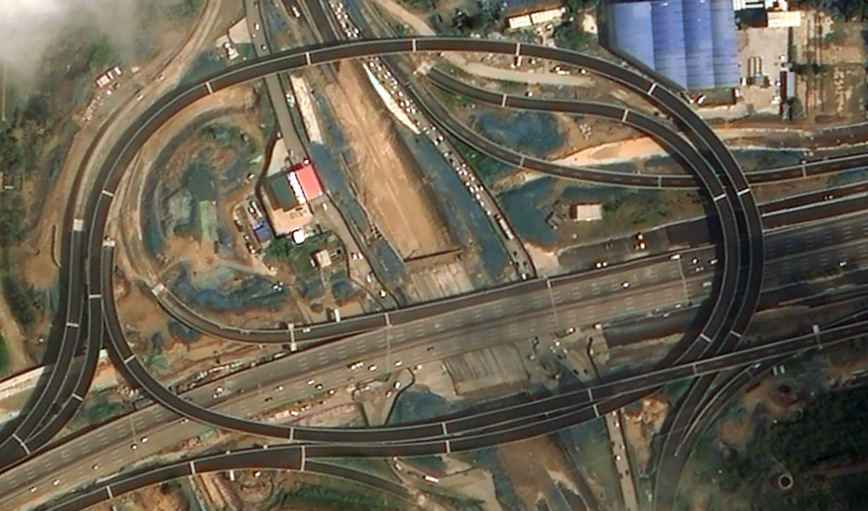
%> input picture zhengz4a.tif, 868 x 511 px
$ octave main_Sobel_AMR_WT.m   (GNU Octave 9; MATLAB toolbox functions it lacks are replaced by stand-ins)
%> lines starting %> are read from the running program, lines starting %| are printed output that depends on the picture
### normalized.m
function g=normalized(a)
if length(size(a))<3
    g=g_normalized(a);
else
   f1=a(:,:,1);f2=a(:,:,2);f3=a(:,:,3);
   ff1=g_normalized(f1);ff2=g_normalized(f2);ff3=g_normalized(f3);
   g=cat(3,ff1,ff2,ff3);
end

function g=g_normalized(a)
a=double(a);
a_min=min(a(:));
g=a-a_min;
g_max=max(g(:));
g=g/g_max;


### sgrad_edge.m
function grad_f=sgrad_edge(f)
f=double(f);
h=fspecial('sobel');
gs=imfilter(double(f),h);
gs2=imfilter(double(f),h');
grad_f=normalized(sqrt(gs.^2+gs2.^2));

### w_recons_CO.m
%分水岭变换过程函数，从形态学梯度重构开始
function fobrcbr=w_recons_CO(f,se)
fe=imerode(f,se);
fobr=imreconstruct(fe,f);
fobrc=imcomplement(fobr);
fobrce=imerode(fobrc,se);
fobrcbr=imcomplement(imreconstruct(fobrce,fobrc));

### w_recons_adaptive.m
%% Adaptive morphological reconstruction (AMR) for gradient images
%这里修改相应参数
% L_seg is lable image with line
% i is the maximal iterations
% diff is the difference between the previous result and current gradient
function f_g2=w_recons_adaptive(f,se_start, options)
% sto_con denotes end condition
%       OPTIONS(1): maximum number of iterations          (default: 30)
%       OPTIONS(3): minimum amount of improvement         (default: 1e-4)
if nargin ~= 2 & nargin ~= 3
    error('Too many or too few input arguments!');
end
% Change the following to set default options
default_options = [5;	% max. number of iteration
    0.5];	% min. amount of improvement
if nargin == 2
    options = default_options;
    max_itr= default_options(1);
    min_impro= default_options(2);
else
    max_itr= options(1);
    min_impro=options(2);
end
%% multi-scale morphological gradient reconstruction
f_g=zeros(size(f,1),size(f,2));diff=zeros(max_itr,1);
for i=1:max_itr
    gx=w_recons_CO(f,strel('disk',i+se_start-1));
    f_g2=max(f_g,double(gx));
    f_g1=f_g;f_g=f_g2;
    diff(i)=max(max((abs(f_g1 - f_g2))));
    if diff(i) < min_impro, break; end
end

### main_Sobel_AMR_WT.m
%Please cite the paper "Tao Lei, Xiaohong Jia,Tongliang Liu,Shigang Liu,Hongying Meng,and Asoke K. Nandi,
%Adaptive Morphological Reconstruction for Seeded Image Segmentation,
%IEEE Transactions on Image Processing, vol.28, no.11, pp.5510-5523, Nov. 2019."

%The code was written by Tao Lei and Xiaohong Jia in 2018.

%%% Welcome to our Research Group website:https://aimv.sust.edu.cn/lwcg.htm
clear all
close all
% addpath('.\code\');
f_ori=imread('zhengz4a.tif');
%> f_ori is the input picture: size 511x868x3 uint8; mean R, G, B 105.3, 96.8, 80.5
% Note that you can repeat the program for several times to obtain the best
% segmentation result for image '12003.jpg'
%% you can choose a simple filter, e.g., a gaussian filter.
%sigma=1.0;gausFilter=fspecial('gaussian',[5 5],sigma);g=imfilter(f_ori,gausFilter,'replicate');
%% compute gradient image
gg=rgb2lab(f_ori);
%> gg: size 511x868x3 double; mean of channels 1, 2, 3 40.8, 0.8, 10.5
tic
a1=sgrad_edge(normalized(gg(:,:,1))).^2;
%> in g_normalized, `a_min=min(a(:));`: a_min = 0.0198
%> in g_normalized, `g=a-a_min;`:
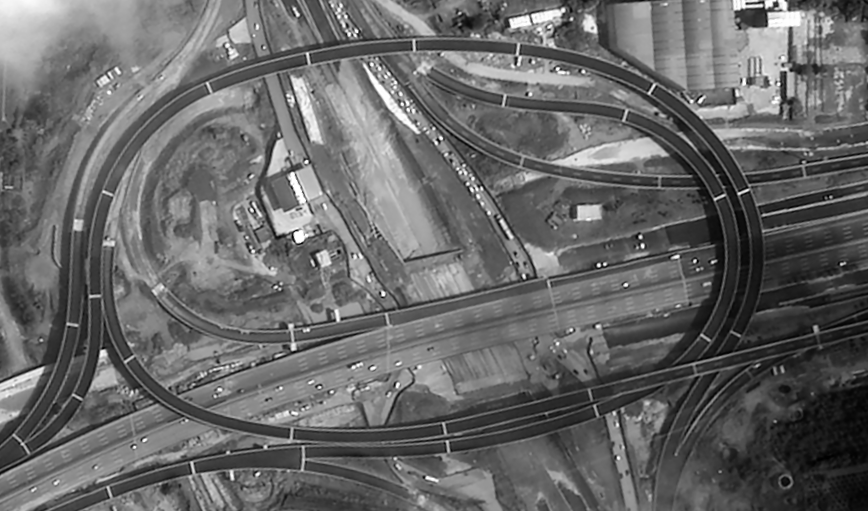
%> g: size 511x868 double; min 0, max 99.98, mean 40.8; drawn with min black and max white
%> in g_normalized, `g_max=max(g(:));`: g_max = 99.98
b1=sgrad_edge(abs(normalized(gg(:,:,2)))).^2;
c1=sgrad_edge(normalized(gg(:,:,3))).^2;
%> in g_normalized (call 5), `a=double(a);`:
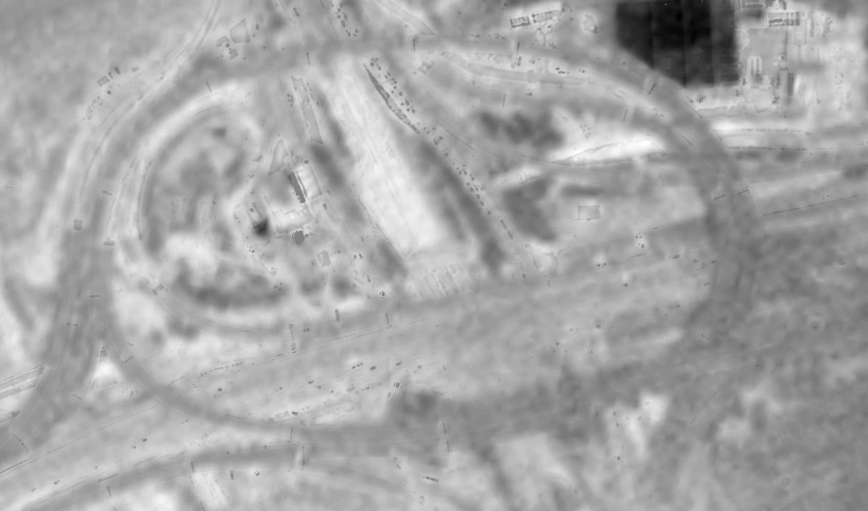
%> a: size 511x868 double; min -37.28, max 35.78, mean 10.5; drawn with min black and max white
%> in g_normalized (call 5), `a_min=min(a(:));`: a_min = -37.28
%> in g_normalized (call 5), `g_max=max(g(:));`: g_max = 73.06
%> in g_normalized (call 6), `a=double(a);`:
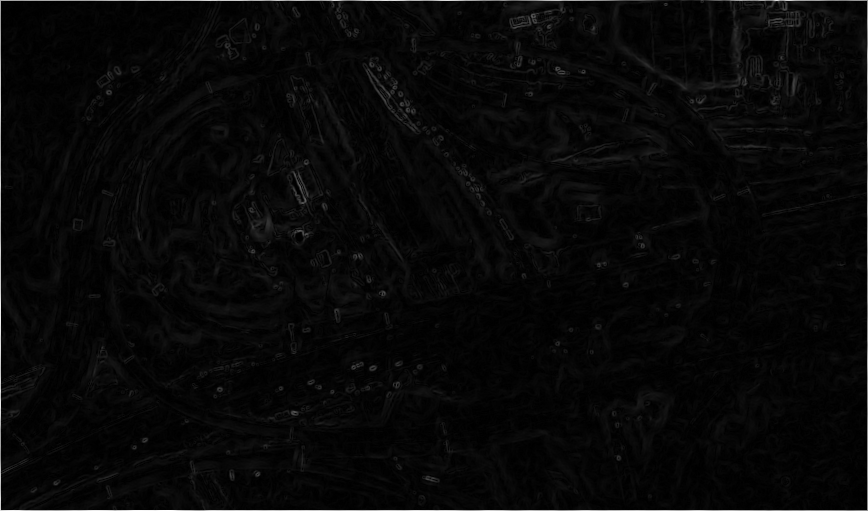
%> a: size 511x868 double; min 0, max 3.7, mean 0.115; drawn with min black and max white
%> in g_normalized (call 6), `g_max=max(g(:));`: g_max = 3.7
ngrad_f1=sqrt(a1+b1+c1);
%% image segmentation using AMR-WT
r_g=w_recons_adaptive(ngrad_f1,3); % AMR
%> the loop in w_recons_adaptive, `for i=1:max_itr` made 2 passes
%> pass 1, in w_recons_CO, `fobrce=imerode(fobrc,se);`:
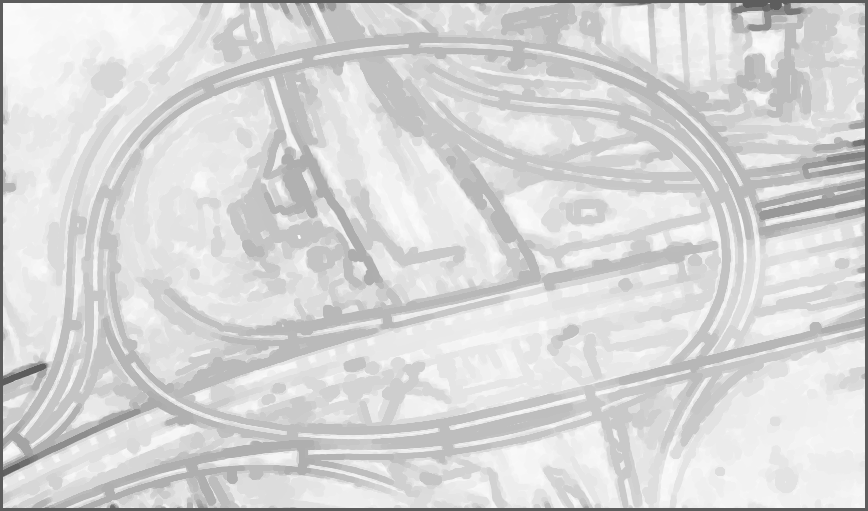
%> fobrce: size 511x868 double; min 0.365, max 0.997, mean 0.845
%> after the loop in w_recons_adaptive, `for i=1:max_itr`: diff = [0.635; 0.109; 0; 0; 0]
L=watershed(r_g);
%> L: size 511x868 uint16; 399 distinct labels, from 0 to 398
toc
% L_seg=Label_image_fast(f_ori,L,2,[255,0,0]);
% figure,imshow(L_seg);
L = padarray(L,[1,1],0);
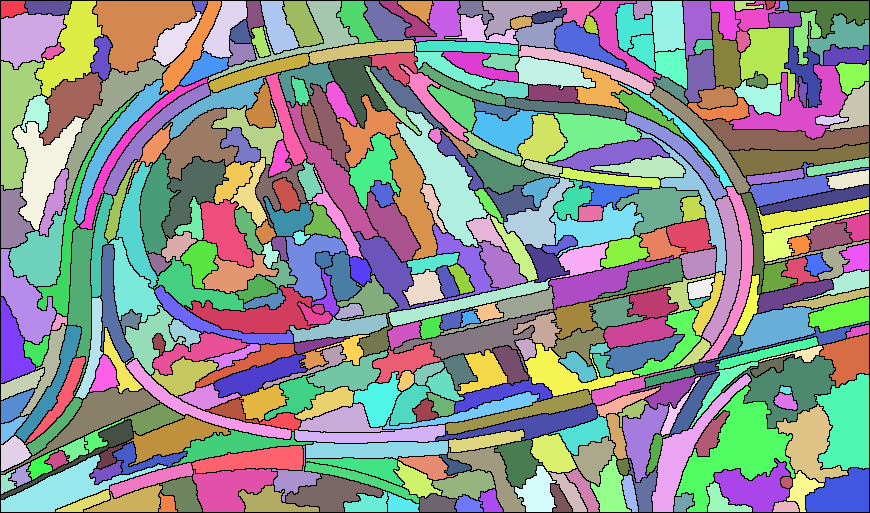
%> L: size 513x870 uint16; 399 distinct labels, from 0 to 398; one colour per label, 0 black
f_ori = padarray(f_ori,[1,1],0);
%> f_ori: size 513x870x3 uint8
% T = find(L==0);image = f_ori; image(T)=255;figure, imshow(image);
blocks = unique(L);
%> blocks = 399 values from 0 to 398
blocks = blocks(2:end);
%> blocks = 398 values from 1 to 398
T = find(L==0);image = f_ori;
%> after `T = find(L==0)`: T = 46479 values from 1 to 446310
image_1=image(:,:,1);image_2=image(:,:,2);image_3=image(:,:,3);
image_1(T)=0;image_2(T)=255;image_3(T)=0;
%> after `image_1(T)=0`: image_1: size 513x870 uint8; min 0, max 255, mean 94.1
%> after `image_2(T)=255`: image_2: size 513x870 uint8; min 0, max 255, mean 113.1
%> after `image_3(T)=0`:
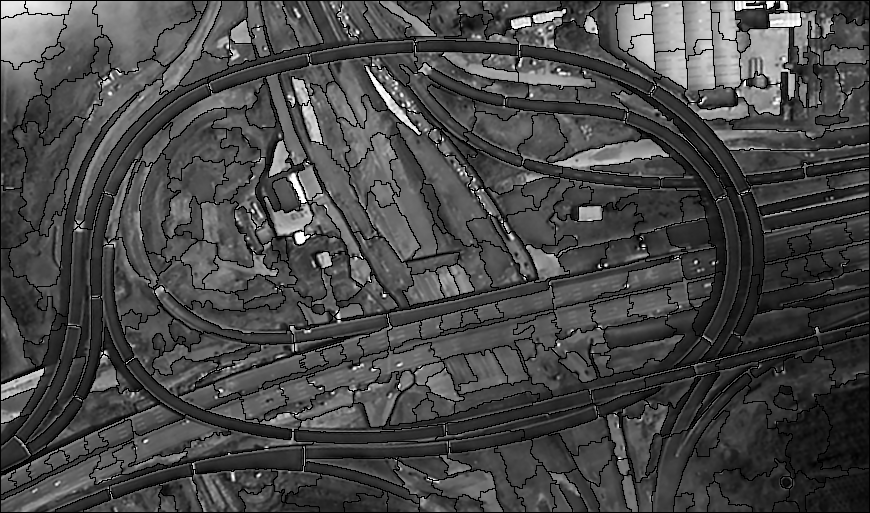
%> image_3: size 513x870 uint8; min 0, max 255, mean 72
image(:,:,1)=image_1;image(:,:,2)=image_2;image(:,:,3)=image_3;
%> after `image(:,:,3)=image_3`:
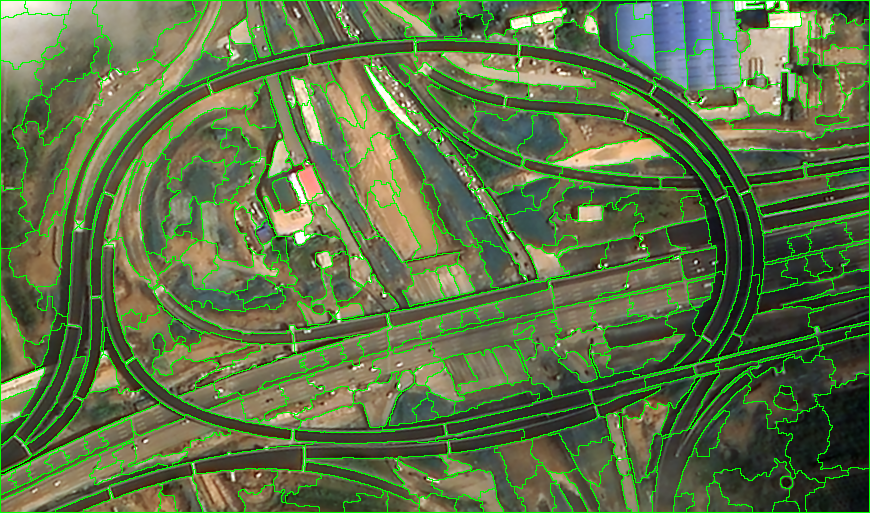
%> image: size 513x870x3 uint8; mean R, G, B 94.1, 113.1, 72
figure, imshow(image);

$ run again, with zhengz5a.tif copied over zhengz4a.tif
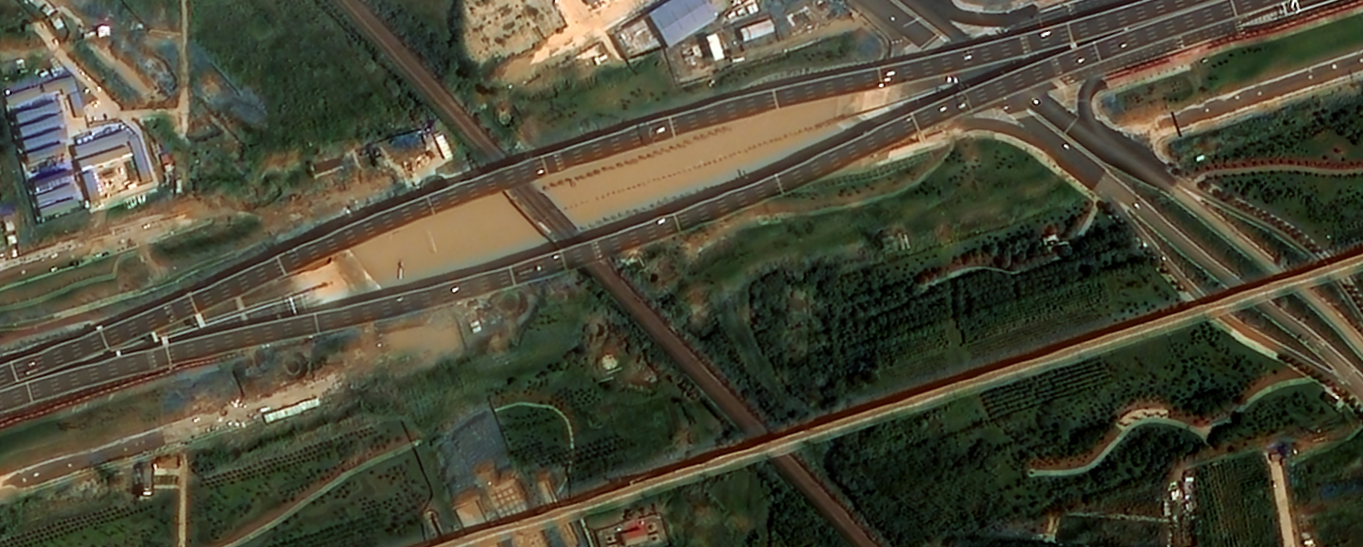
%> input picture zhengz5a.tif, 1363 x 547 px
%> f_ori is the input picture: size 547x1363x3 uint8; mean R, G, B 75.3, 73.7, 55.5
%> gg: size 547x1363x3 double; mean of channels 1, 2, 3 30.5, -2.6, 11.1
%> a_min = 0
%> g_max = 100
%> the loop in w_recons_adaptive, `for i=1:max_itr` made 1 pass
%> pass 1, in w_recons_CO, `fobrce=imerode(fobrc,se);`:
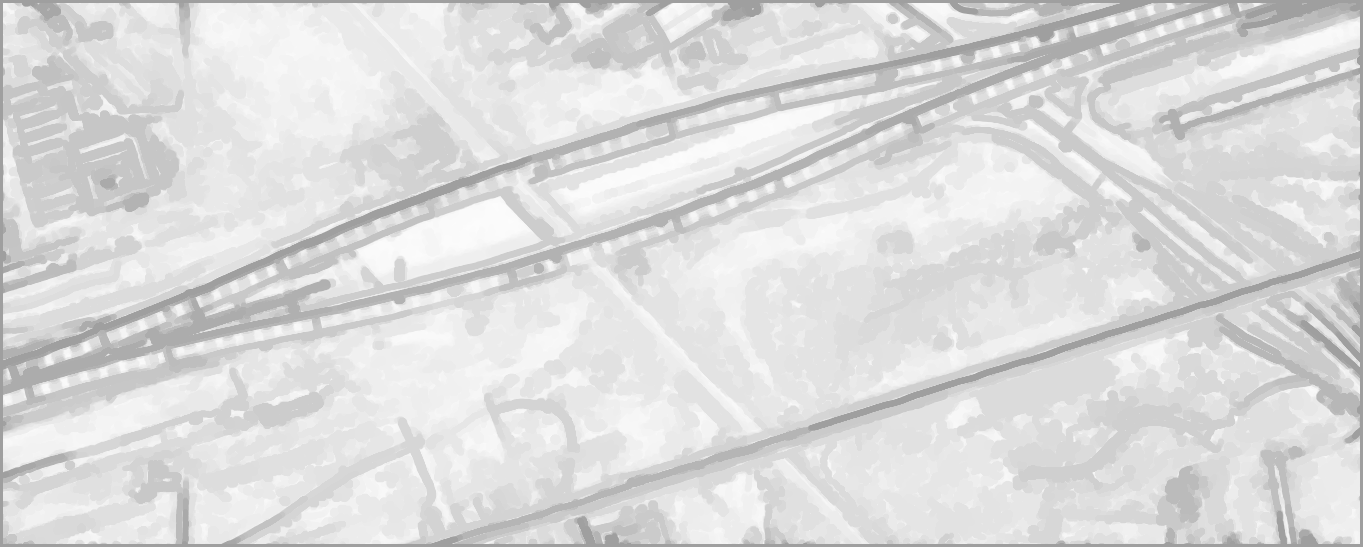
%> fobrce: size 547x1363 double; min 0.627, max 0.996, mean 0.864
%> after the loop in w_recons_adaptive, `for i=1:max_itr`: diff = [0.373; 0; 0; 0; 0]
%> f_ori: size 549x1365x3 uint8
%> `blocks = unique(L);`: blocks = 1112 values from 0 to 1111
%> `blocks = blocks(2:end);`: blocks = 1111 values from 1 to 1111
%> T = 96064 values from 1 to 749385
%> `image(:,:,3)=image_3`:
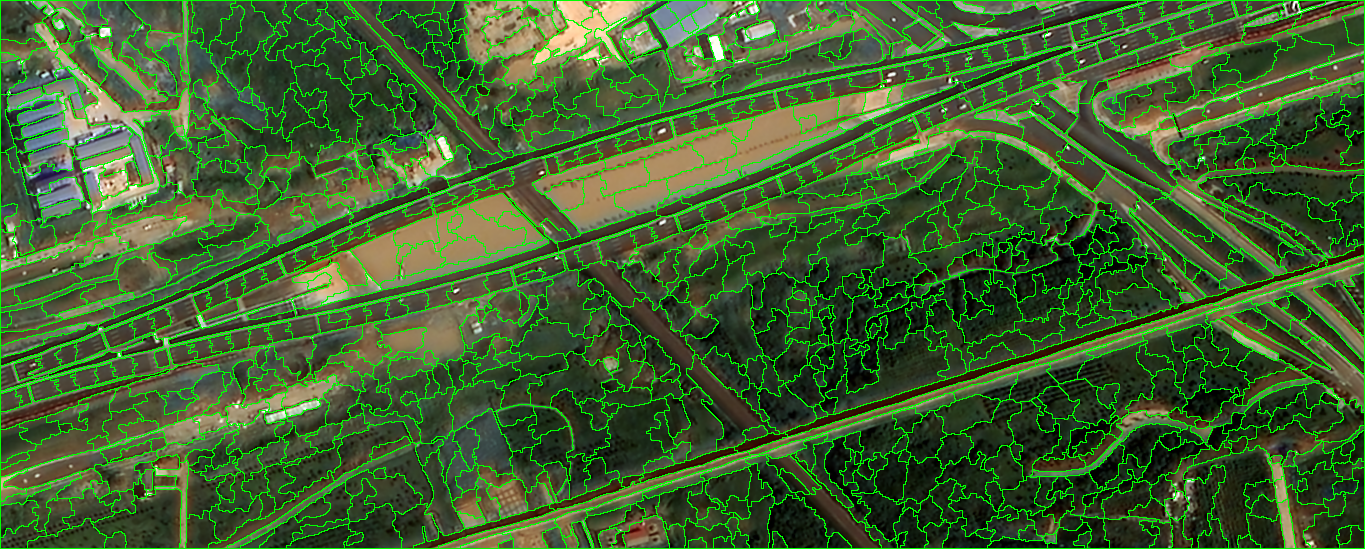
%> image: size 549x1365x3 uint8; mean R, G, B 65.2, 96.5, 47.9
